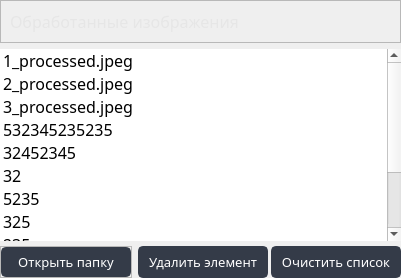
              <widget class="QFrame" name="frame_working_with_processed_materials">
               <property name="frameShape">
                <enum>QFrame::NoFrame</enum>
               </property>
               <property name="frameShadow">
                <enum>QFrame::Raised</enum>
               </property>
               <layout class="QVBoxLayout" name="verticalLayout_5">
                <property name="spacing">
                 <number>5</number>
                </property>
                <property name="leftMargin">
                 <number>0</number>
                </property>
                <property name="topMargin">
                 <number>0</number>
                </property>
                <property name="rightMargin">
                 <number>0</number>
                </property>
                <property name="bottomMargin">
                 <number>0</number>
                </property>
                <item>
                 <widget class="QFrame" name="frame_list_processed_materials">
                  <property name="frameShape">
                   <enum>QFrame::NoFrame</enum>
                  </property>
                  <property name="frameShadow">
                   <enum>QFrame::Raised</enum>
                  </property>
                  <layout class="QVBoxLayout" name="verticalLayout_6">
                   <property name="leftMargin">
                    <number>0</number>
                   </property>
                   <property name="topMargin">
                    <number>0</number>
                   </property>
                   <property name="rightMargin">
                    <number>0</number>
                   </property>
                   <property name="bottomMargin">
                    <number>0</number>
                   </property>
                   <item>
                    <widget class="QFrame" name="frame_label_processed_materials">
                     <property name="frameShape">
                      <enum>QFrame::StyledPanel</enum>
                     </property>
                     <property name="frameShadow">
                      <enum>QFrame::Raised</enum>
                     </property>
                     <layout class="QHBoxLayout" name="horizontalLayout_14">
                      <item>
                       <widget class="QLabel" name="label_processed_materials_list">
                        <property name="font">
                         <font>
                          <family>Bahnschrift</family>
                          <pointsize>12</pointsize>
                         </font>
                        </property>
                        <property name="styleSheet">
                         <string notr="true">color: rgb(230, 230, 230);</string>
                        </property>
                        <property name="text">
                         <string>Обработанные изображения</string>
                        </property>
                       </widget>
                      </item>
                     </layout>
                    </widget>
                   </item>
                   <item>
                    <widget class="QListWidget" name="list_processed_materials">
                     <property name="minimumSize">
                      <size>
                       <width>0</width>
                       <height>115</height>
                      </size>
                     </property>
                     <property name="font">
                      <font>
                       <family>Bahnschrift</family>
                       <pointsize>12</pointsize>
                      </font>
                     </property>
                     <property name="toolTip">
                      <string>&lt;html&gt;&lt;head/&gt;&lt;body&gt;&lt;p&gt;Список с уже обработанными изображениями.&lt;/p&gt;&lt;p&gt;Поддерживаемые форматы изображений: '.jpg', '.jpeg', '.png'.&lt;/p&gt;&lt;/body&gt;&lt;/html&gt;</string>
                     </property>
                     <property name="frameShape">
                      <enum>QFrame::NoFrame</enum>
                     </property>
                     <property name="selectionMode">
                      <enum>QAbstractItemView::SingleSelection</enum>
                     </property>
                     <item>
                      <property name="text">
                       <string>1_processed.jpeg</string>
                      </property>
                     </item>
                     <item>
                      <property name="text">
                       <string>2_processed.jpeg</string>
                      </property>
                     </item>
                     <item>
                      <property name="text">
                       <string>3_processed.jpeg</string>
                      </property>
                     </item>
                     <item>
                      <property name="text">
                       <string>532345235235</string>
                      </property>
                     </item>
                     <item>
                      <property name="text">
                       <string>32452345</string>
                      </property>
                     </item>
                     <item>
                      <property name="text">
                       <string>32</string>
                      </property>
                     </item>
                     <item>
                      <property name="text">
                       <string>5235</string>
                      </property>
                     </item>
                     <item>
                      <property name="text">
                       <string>325</string>
                      </property>
                     </item>
                     <item>
                      <property name="text">
                       <string>235</string>
                      </property>
                     </item>
                     <item>
                      <property name="text">
                       <string>32</string>
                      </property>
                     </item>
                     <item>
                      <property name="text">
                       <string>523</string>
                      </property>
                     </item>
                     <item>
                      <property name="text">
                       <string>52345234532</string>
                      </property>
                     </item>
                    </widget>
                   </item>
                  </layout>
                 </widget>
                </item>
                <item>
                 <widget class="QFrame" name="frame_buttons_processed_materials">
                  <property name="maximumSize">
                   <size>
                    <width>16777215</width>
                    <height>40</height>
                   </size>
                  </property>
                  <property name="frameShape">
                   <enum>QFrame::NoFrame</enum>
                  </property>
                  <property name="frameShadow">
                   <enum>QFrame::Raised</enum>
                  </property>
                  <layout class="QHBoxLayout" name="horizontalLayout_7">
                   <property name="spacing">
                    <number>3</number>
                   </property>
                   <property name="leftMargin">
                    <number>0</number>
                   </property>
                   <property name="topMargin">
                    <number>0</number>
                   </property>
                   <property name="rightMargin">
                    <number>0</number>
                   </property>
                   <property name="bottomMargin">
                    <number>0</number>
                   </property>
                   <item>
                    <widget class="QFrame" name="frame_button_open_folder">
                     <property name="frameShape">
                      <enum>QFrame::StyledPanel</enum>
                     </property>
                     <property name="frameShadow">
                      <enum>QFrame::Raised</enum>
                     </property>
                     <layout class="QHBoxLayout" name="horizontalLayout_11">
                      <property name="spacing">
                       <number>0</number>
                      </property>
                      <property name="leftMargin">
                       <number>0</number>
                      </property>
                      <property name="topMargin">
                       <number>0</number>
                      </property>
                      <property name="rightMargin">
                       <number>0</number>
                      </property>
                      <property name="bottomMargin">
                       <number>0</number>
                      </property>
                      <item>
                       <widget class="QPushButton" name="button_open_folder_process">
                        <property name="sizePolicy">
                         <sizepolicy hsizetype="Expanding" vsizetype="Expanding">
                          <horstretch>0</horstretch>
                          <verstretch>0</verstretch>
                         </sizepolicy>
                        </property>
                        <property name="minimumSize">
                         <size>
                          <width>130</width>
                          <height>30</height>
                         </size>
                        </property>
                        <property name="maximumSize">
                         <size>
                          <width>16777215</width>
                          <height>85</height>
                         </size>
                        </property>
                        <property name="font">
                         <font>
                          <family>Bahnschrift</family>
                          <pointsize>10</pointsize>
                         </font>
                        </property>
                        <property name="toolTip">
                         <string>&lt;html&gt;&lt;head/&gt;&lt;body&gt;&lt;p&gt;Открыть папку с обработанными изображениями&lt;/p&gt;&lt;/body&gt;&lt;/html&gt;</string>
                        </property>
                        <property name="styleSheet">
                         <string notr="true">QPushButton {
	border: 2px solid rgb(52, 59, 72);
	border-radius: 5px;	
	background-color: rgb(52, 59, 72);
	color: white;
}
QPushButton:hover {
	background-color: rgb(57, 65, 80);
	border: 2px solid rgb(61, 70, 86);
}
QPushButton:pressed {	
	background-color: rgb(35, 40, 49);
	border: 2px solid rgb(43, 50, 61);
}</string>
                        </property>
                        <property name="text">
                         <string>Открыть папку</string>
                        </property>
                        <property name="icon">
                         <iconset resource="Resources.qrc">
                          <normaloff>:/Icons/Resources/Icons/folder.svg</normaloff>:/Icons/Resources/Icons/folder.svg</iconset>
                        </property>
                        <property name="iconSize">
                         <size>
                          <width>22</width>
                          <height>22</height>
                         </size>
                        </property>
                       </widget>
                      </item>
                     </layout>
                    </widget>
                   </item>
                   <item>
                    <widget class="QFrame" name="frame_spacer_processed">
                     <property name="sizePolicy">
                      <sizepolicy hsizetype="Expanding" vsizetype="Preferred">
                       <horstretch>0</horstretch>
                       <verstretch>0</verstretch>
                      </sizepolicy>
                     </property>
                     <property name="minimumSize">
                      <size>
                       <width>0</width>
                       <height>0</height>
                      </size>
                     </property>
                     <property name="sizeIncrement">
                      <size>
                       <width>10</width>
                       <height>0</height>
                      </size>
                     </property>
                     <property name="frameShape">
                      <enum>QFrame::NoFrame</enum>
                     </property>
                     <property name="frameShadow">
                      <enum>QFrame::Raised</enum>
                     </property>
                     <layout class="QHBoxLayout" name="horizontalLayout_16">
                      <property name="spacing">
                       <number>0</number>
                      </property>
                      <property name="leftMargin">
                       <number>0</number>
                      </property>
                      <property name="topMargin">
                       <number>0</number>
                      </property>
                      <property name="rightMargin">
                       <number>0</number>
                      </property>
                      <property name="bottomMargin">
                       <number>0</number>
                      </property>
                     </layout>
                    </widget>
                   </item>
                   <item>
                    <widget class="QFrame" name="frame_button_delete_processed">
                     <property name="frameShape">
                      <enum>QFrame::NoFrame</enum>
                     </property>
                     <property name="frameShadow">
                      <enum>QFrame::Raised</enum>
                     </property>
                     <layout class="QHBoxLayout" name="horizontalLayout_12">
                      <property name="spacing">
                       <number>0</number>
                      </property>
                      <property name="leftMargin">
                       <number>0</number>
                      </property>
                      <property name="topMargin">
                       <number>0</number>
                      </property>
                      <property name="rightMargin">
                       <number>0</number>
                      </property>
                      <property name="bottomMargin">
                       <number>0</number>
                      </property>
                      <item>
                       <widget class="QPushButton" name="button_delete_processed">
                        <property name="sizePolicy">
                         <sizepolicy hsizetype="Expanding" vsizetype="Expanding">
                          <horstretch>0</horstretch>
                          <verstretch>0</verstretch>
                         </sizepolicy>
                        </property>
                        <property name="minimumSize">
                         <size>
                          <width>130</width>
                          <height>30</height>
                         </size>
                        </property>
                        <property name="maximumSize">
                         <size>
                          <width>16777215</width>
                          <height>85</height>
                         </size>
                        </property>
                        <property name="font">
                         <font>
                          <family>Bahnschrift</family>
                          <pointsize>10</pointsize>
                         </font>
                        </property>
                        <property name="toolTip">
                         <string>&lt;html&gt;&lt;head/&gt;&lt;body&gt;&lt;p&gt;Удалить выбранный элемент из списка&lt;/p&gt;&lt;/body&gt;&lt;/html&gt;</string>
                        </property>
                        <property name="styleSheet">
                         <string notr="true">QPushButton {
	border: 2px solid rgb(52, 59, 72);
	border-radius: 5px;	
	background-color: rgb(52, 59, 72);
	color: white;
}
QPushButton:hover {
	background-color: rgb(57, 65, 80);
	border: 2px solid rgb(61, 70, 86);
}
QPushButton:pressed {	
	background-color: rgb(55, 0, 0);
	border: 2px solid rgb(77, 0, 0);
}</string>
                        </property>
                        <property name="text">
                         <string>Удалить элемент</string>
                        </property>
                        <property name="icon">
                         <iconset resource="Resources.qrc">
                          <normaloff>:/Icons/Resources/Icons/remove-circle-outline.svg</normaloff>:/Icons/Resources/Icons/remove-circle-outline.svg</iconset>
                        </property>
                        <property name="iconSize">
                         <size>
                          <width>22</width>
                          <height>22</height>
                         </size>
                        </property>
                       </widget>
                      </item>
                     </layout>
                    </widget>
                   </item>
                   <item>
                    <widget class="QFrame" name="frame_button_clear_processed">
                     <property name="frameShape">
                      <enum>QFrame::NoFrame</enum>
                     </property>
                     <property name="frameShadow">
                      <enum>QFrame::Raised</enum>
                     </property>
                     <layout class="QHBoxLayout" name="horizontalLayout_13">
                      <property name="spacing">
                       <number>0</number>
                      </property>
                      <property name="leftMargin">
                       <number>0</number>
                      </property>
                      <property name="topMargin">
                       <number>0</number>
                      </property>
                      <property name="rightMargin">
                       <number>0</number>
                      </property>
                      <property name="bottomMargin">
                       <number>0</number>
                      </property>
                      <item>
                       <widget class="QPushButton" name="button_clear_processed">
                        <property name="sizePolicy">
                         <sizepolicy hsizetype="Expanding" vsizetype="Expanding">
                          <horstretch>0</horstretch>
                          <verstretch>0</verstretch>
                         </sizepolicy>
                        </property>
                        <property name="minimumSize">
                         <size>
                          <width>130</width>
                          <height>30</height>
                         </size>
                        </property>
                        <property name="maximumSize">
                         <size>
                          <width>16777215</width>
                          <height>85</height>
                         </size>
                        </property>
                        <property name="font">
                         <font>
                          <family>Bahnschrift</family>
                          <pointsize>10</pointsize>
                         </font>
                        </property>
                        <property name="toolTip">
                         <string>&lt;html&gt;&lt;head/&gt;&lt;body&gt;&lt;p&gt;Удалить все элементы из списка&lt;/p&gt;&lt;/body&gt;&lt;/html&gt;</string>
                        </property>
                        <property name="styleSheet">
                         <string notr="true">QPushButton {
	border: 2px solid rgb(52, 59, 72);
	border-radius: 5px;	
	background-color: rgb(52, 59, 72);
	color: white;
}
QPushButton:hover {
	background-color: rgb(57, 65, 80);
	border: 2px solid rgb(61, 70, 86);
}
QPushButton:pressed {	
	background-color: rgb(200, 0, 0);
	border: 2px solid rgb(77, 0, 0);
}
</string>
                        </property>
                        <property name="text">
                         <string>Очистить список</string>
                        </property>
                        <property name="icon">
                         <iconset resource="Resources.qrc">
                          <normaloff>:/Icons/Resources/Icons/trash-outline.svg</normaloff>:/Icons/Resources/Icons/trash-outline.svg</iconset>
                        </property>
                        <property name="iconSize">
                         <size>
                          <width>22</width>
                          <height>22</height>
                         </size>
                        </property>
                       </widget>
                      </item>
                     </layout>
                    </widget>
                   </item>
                  </layout>
                 </widget>
                </item>
               </layout>
              </widget>
